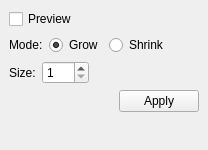
<?xml version="1.0" encoding="UTF-8"?>
<ui version="4.0">
 <class>MaskDilationWidget</class>
 <widget class="QWidget" name="MaskDilationWidget">
  <property name="geometry">
   <rect>
    <x>0</x>
    <y>0</y>
    <width>208</width>
    <height>150</height>
   </rect>
  </property>
  <property name="windowTitle">
   <string>Form</string>
  </property>
  <layout class="QVBoxLayout" name="verticalLayout">
   <property name="spacing">
    <number>6</number>
   </property>
   <property name="leftMargin">
    <number>9</number>
   </property>
   <property name="topMargin">
    <number>9</number>
   </property>
   <property name="rightMargin">
    <number>9</number>
   </property>
   <property name="bottomMargin">
    <number>9</number>
   </property>
   <item>
    <widget class="QCheckBox" name="preview_checkbox">
     <property name="toolTip">
      <string>Enable real-time preview of mask dilation changes</string>
     </property>
     <property name="text">
      <string>Preview</string>
     </property>
    </widget>
   </item>
   <item>
    <layout class="QHBoxLayout" name="mode_layout">
     <item>
      <widget class="QLabel" name="mode_label">
       <property name="text">
        <string>Mode:</string>
       </property>
      </widget>
     </item>
     <item>
      <widget class="QRadioButton" name="grow_radio">
       <property name="toolTip">
        <string>Grow (dilate) the mask to make it larger</string>
       </property>
       <property name="text">
        <string>Grow</string>
       </property>
       <property name="checked">
        <bool>true</bool>
       </property>
      </widget>
     </item>
     <item>
      <widget class="QRadioButton" name="shrink_radio">
       <property name="toolTip">
        <string>Shrink (erode) the mask to make it smaller</string>
       </property>
       <property name="text">
        <string>Shrink</string>
       </property>
      </widget>
     </item>
     <item>
      <spacer name="horizontalSpacer">
       <property name="orientation">
        <enum>Qt::Orientation::Horizontal</enum>
       </property>
       <property name="sizeHint" stdset="0">
        <size>
         <width>40</width>
         <height>20</height>
        </size>
       </property>
      </spacer>
     </item>
    </layout>
   </item>
   <item>
    <layout class="QHBoxLayout" name="size_layout">
     <item>
      <widget class="QLabel" name="size_label">
       <property name="text">
        <string>Size:</string>
       </property>
      </widget>
     </item>
     <item>
      <widget class="QSpinBox" name="size_spinbox">
       <property name="toolTip">
        <string>Size of the dilation/erosion operation (1-100 pixels)</string>
       </property>
       <property name="minimum">
        <number>1</number>
       </property>
       <property name="maximum">
        <number>100</number>
       </property>
       <property name="value">
        <number>1</number>
       </property>
      </widget>
     </item>
     <item>
      <spacer name="horizontalSpacer_2">
       <property name="orientation">
        <enum>Qt::Orientation::Horizontal</enum>
       </property>
       <property name="sizeHint" stdset="0">
        <size>
         <width>40</width>
         <height>20</height>
        </size>
       </property>
      </spacer>
     </item>
    </layout>
   </item>
   <item>
    <layout class="QHBoxLayout" name="button_layout">
     <item>
      <spacer name="buttonSpacer">
       <property name="orientation">
        <enum>Qt::Orientation::Horizontal</enum>
       </property>
       <property name="sizeHint" stdset="0">
        <size>
         <width>40</width>
         <height>20</height>
        </size>
       </property>
      </spacer>
     </item>
     <item>
      <widget class="QPushButton" name="apply_button">
       <property name="toolTip">
        <string>Apply the dilation changes permanently to the mask data</string>
       </property>
       <property name="text">
        <string>Apply</string>
       </property>
      </widget>
     </item>
    </layout>
   </item>
   <item>
    <spacer name="verticalSpacer">
     <property name="orientation">
      <enum>Qt::Orientation::Vertical</enum>
     </property>
     <property name="sizeHint" stdset="0">
      <size>
       <width>20</width>
       <height>40</height>
      </size>
     </property>
    </spacer>
   </item>
  </layout>
 </widget>
 <resources/>
 <connections/>
</ui>
